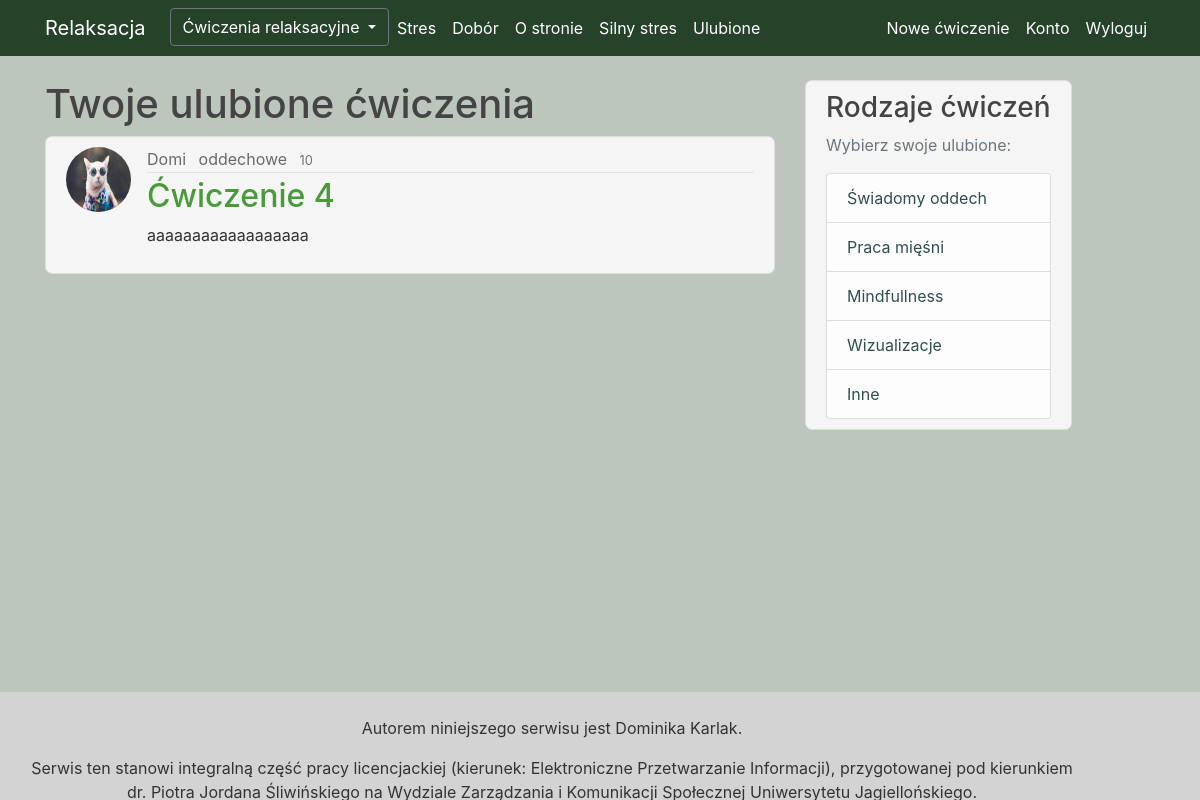
Page /ulubione (signed in) on the committed database.
### Relaks/models.py (models this page shows, shortened)
class Favourite(db.Model):
    id = db.Column(db.Integer, primary_key=True, autoincrement=True)
    post_id = db.Column(db.Integer, db.ForeignKey('post.id'), nullable=False)
    user_id = db.Column(db.Integer, db.ForeignKey('user.id'), nullable=False)

class User(db.Model, UserMixin):
    id = db.Column(db.Integer, primary_key=True)
    username = db.Column(db.String(20), unique=True, nullable=False)
    email = db.Column(db.String(120), unique=True, nullable=False)
    image_file = db.Column(db.String(20), nullable=False, default='default.jpg')
    password = db.Column(db.String(60), nullable=False)
    is_admin = db.Column(db.Boolean, nullable=False)
    posts = db.relationship('Post', backref='author', lazy=True)
    fav = db.relationship('Favourite', backref='author', lazy=True)
    comments = db.relationship('Comment', backref='author', lazy=True)

class Post(db.Model):
    id = db.Column(db.Integer, primary_key=True, autoincrement=True)
    name = db.Column(db.String(100), nullable=True)
    category = db.Column(db.String(100), nullable=True)
    time = db.Column(db.Integer, nullable=True)
    content = db.Column(db.Text, nullable=True)
    user_id = db.Column(db.Integer, db.ForeignKey('user.id'), nullable=False)
    fav = db.relationship('Favourite', backref='fav', lazy=True)
    comments = db.relationship("Comment", backref='article', lazy=True)

### Relaks/routes.py (the view)
@app.route("/ulubione", methods=['GET', 'POST'])
def ulubione():
    favourites = Favourite.query.filter_by(user_id=current_user.id)
    return render_template('ulubione.html', favourites=favourites)

### Relaks/models.py (called while the page is built)
@login_manager.user_loader
def load_user(user_id):
    return User.query.get(int(user_id))

### Relaks/templates/ulubione.html
{% extends "layout.html" %}
{% block content %}
    <h1> Twoje ulubione ćwiczenia </h1>
    {% if current_user.is_authenticated %}
        {% for post in favourites %}
            <article class="media content-section">
                <img class="rounded-circle article-img"
                     src="{{ url_for('static', filename='photo/' + post.fav.author.image_file) }}">
                <div class="media-body">
                    <div class="article-metadata">
                        <a class="mr-2"
                           href="{{ url_for('user_posts', username=post.fav.author.username) }}">{{ post.fav.author.username }}</a>
                        <a class="mr-2"
                           href="{{ url_for('oddech', category=post.fav.category) }}">{{ post.fav.category }}</a>
                        <small class="text-muted">{{ post.fav.time }}</small>
                    </div>
                    <h2><a class="article-title"
                           href="{{ url_for('post', post_id=post.fav.id) }}">{{ post.fav.name }}</a></h2>
                    <p class="article-content">{{ post.fav.content }}</p>
                </div>
            </article>
        {% endfor %}
    {% else %}
        <p> Musisz się zalogować, żeby mieć dostęp do quizu. <a class="ml-2" href="{{ url_for('login') }}">Zaloguj</a>
        </p>
    {% endif %}
{% endblock content %}

### Relaks/static/main.css (style rules this page uses)
body { background-color: #bdc6bd; color: #333333; margin-top: 5rem; }
h1, h2, h3, h4, h5, h6 { color: #444444; }
.content-section { background-color: whitesmoke; padding: 10px 20px; border: 1px solid #dddddd; border-radius: 7px; margin-bottom: 20px; }
.article-title { color: #489b39; }
.article-content { white-space: pre-line; background-color: whitesmoke; }
.article-img { height: 65px; width: 65px; margin-right: 16px; }
.article-metadata { padding-bottom: 1px; margin-bottom: 4px; border-bottom: 1px solid #e3e3e3; color: #444444; }
.mr-2 { color: dimgrey; }

### rows in the picture
Favourite: image_file (picture), fav.author.username "Domi", fav.category "oddechowe", fav.time "10", fav.name "Ćwiczenie 4", fav.content "aaaaaaaaaaaaaaaaaa"
